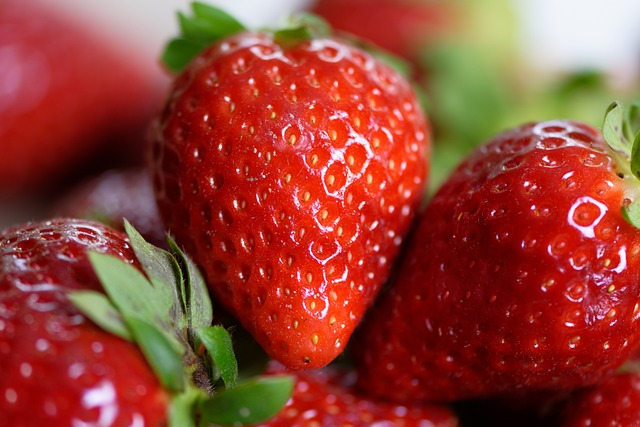
#> input picture opencv/source/strawberry.jpg, 640 x 427 px
$ python cv_histo.py
#> lines starting #> are read from the running program, lines starting #| are printed output that depends on the picture; after the words box and inside, x2 and y2 are one past the last pixel; in counts of white or black regions, pixels touching at a corner belong together
import cv2
import numpy as np

# 원본 이미지
image = cv2.imread("./source/strawberry.jpg")
#> image is the input picture: shape (427, 640, 3); mean B, G, R 52.1, 66.3, 149.9

# 이미지 너비와 높이 가져오기
height, width = image.shape[:2]
#> height = 427; width = 640
# 원본 이미지 흑백으로 변환
gray = cv2.cvtColor(image, cv2.COLOR_BGR2GRAY)
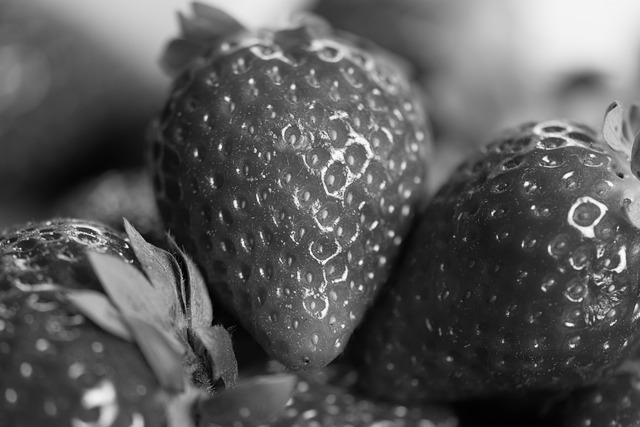
#> gray: shape (427, 640); min 1, max 255, mean 89.7

# 가로 세로 32x 32 픽셀에 RGB 색상 채널이 있다면, Numpy로 [32, 32, 3]차원의 배열을 생성
# uint8 - 데이터 타입을 값이 부호가 없는(unsigned) 8비트 정수(integer)가 되어 0~255 사이의 값을 나타냄
result = np.zeros((height, 256), dtype=np.uint8)

# 히스토그램 값 - 원본 매트릭스, 채널수, 이미지마스크, 히스토그램 크기, 색상값 범위
hist = cv2.calcHist([gray], [0], None, [256], [0, 256])
#> hist = 256 values, max 3164 at index 30, min 0 at index 0, mean 1067.5
# 값의 범위를 정규화(최소값 0 ~ 최대값 255로 변환)
cv2.normalize(hist, hist, 0, 255, cv2.NORM_MINMAX)

# 히스토그램 값을 갖고 값의 크기만큼 선이 길이를 정하고 선을 그림
for x, y in enumerate(hist):
    cv2.line(result, (x, height), (x, int(height-y[0])), 255)
#> this loop made 256 passes
#> y on passes 1 to 3: [0], [0.806], [56.58]
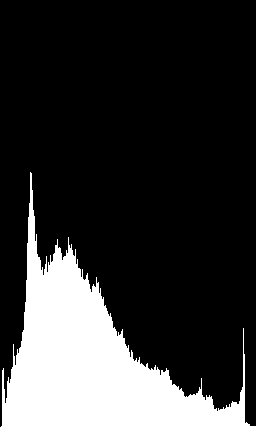
#> result: shape (427, 256); 20.3% white; 1 white region, box (x1, y1, x2, y2) and area: (1, 172, 256, 427) 22151

# 가로로 매트릭스(배열) 붙이기(스택 구조- 열을 만듬)
dst = np.hstack([image[:, :, 0], result])
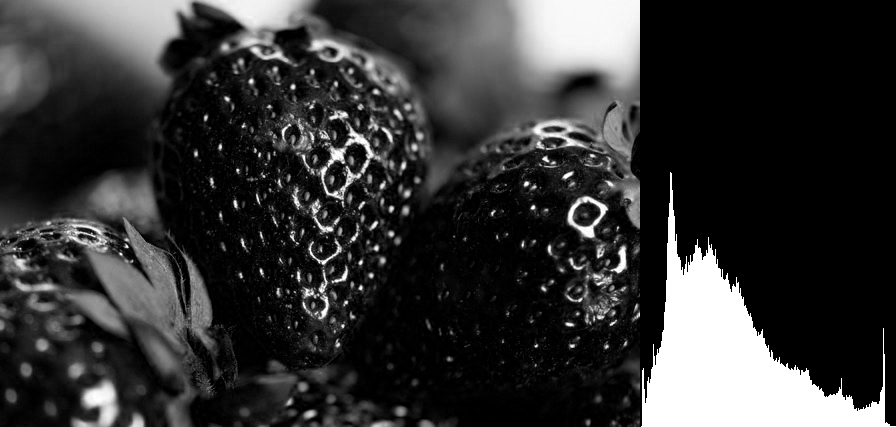
#> dst: shape (427, 896); min 0, max 255, mean 51.9
cv2.imshow("dst", dst)

# 사용자 입력이 들어오면 창을 모두 닫기
cv2.waitKey(0)
cv2.destroyAllWindows()

$ run again, with opencv/source/cat.jpg copied over opencv/source/strawberry.jpg
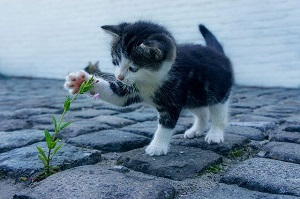
#> input picture opencv/source/cat.jpg, 300 x 199 px
#> image is the input picture: shape (199, 300, 3); mean B, G, R 151.2, 130.9, 108.3
#> hist = 256 values, max 701 at index 213, min 0 at index 0, mean 233.2
#> the loop `for x, y in enumerate(hist):` made 256 passes
#> y on passes 1 to 3: [0], [18.92], [29.1]
#> after the loop `for x, y in enumerate(hist):`:
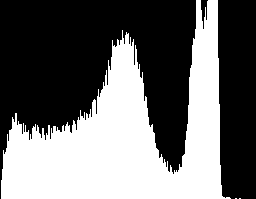
#> result: shape (199, 256); 42.1% white; 3 white regions (2 under 20 px), largest, box (x1, y1, x2, y2) and area: (1, 0, 231, 199) 21435
#> `dst = np.hstack([image[:, :, 0], result])`:
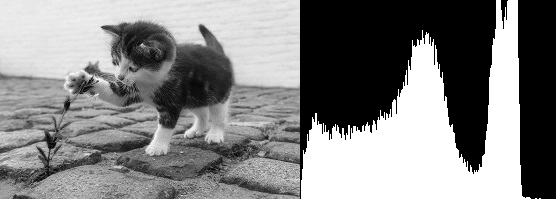
#> dst: shape (199, 556); min 0, max 255, mean 131

$ run again, with opencv/source/children.jpg copied over opencv/source/strawberry.jpg
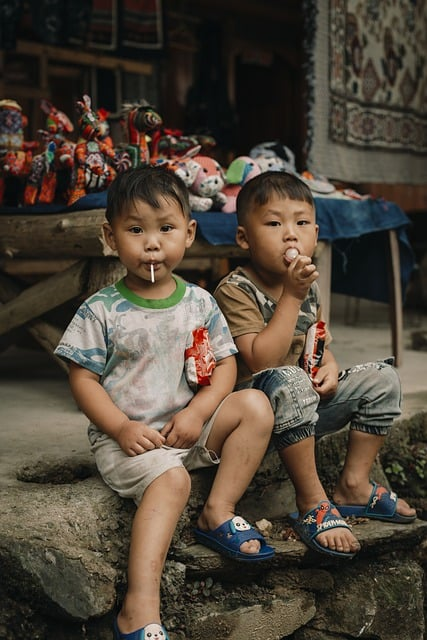
#> input picture opencv/source/children.jpg, 427 x 640 px
#> image is the input picture: shape (640, 427, 3); mean B, G, R 56.8, 69.1, 79.1
#> hist = 256 values, max 5965 at index 13, min 0 at index 244, mean 1067.5
#> the loop `for x, y in enumerate(hist):` made 256 passes
#> y on passes 1 to 3: [0.427], [1.62], [2.22]
#> after the loop `for x, y in enumerate(hist):`:
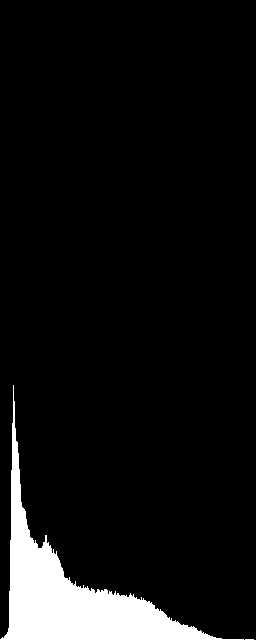
#> result: shape (640, 256); 7.2% white; 2 white regions (1 under 20 px), largest, box (x1, y1, x2, y2) and area: (0, 385, 244, 640) 11809
#> `dst = np.hstack([image[:, :, 0], result])`:
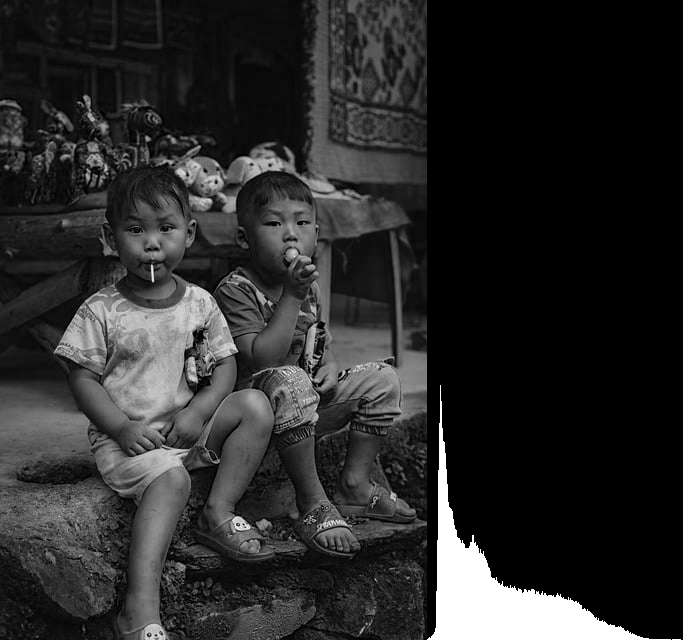
#> dst: shape (640, 683); min 0, max 255, mean 42.4

$ run again, with opencv/source/car1.png saved as opencv/source/strawberry.jpg
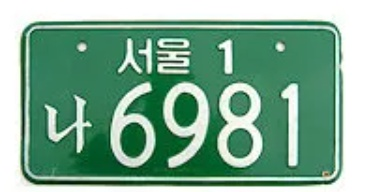
#> input picture opencv/source/car1.png, 367 x 192 px
#> image is the input picture: shape (192, 367, 3); mean B, G, R 145.4, 169.9, 125.6
#> hist = 256 values, max 10595 at index 255, min 0 at index 0, mean 275.2
#> the loop `for x, y in enumerate(hist):` made 256 passes
#> y on passes 1 to 3: [0], [0], [0]
#> after the loop `for x, y in enumerate(hist):`:
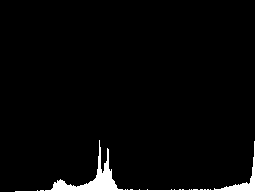
#> result: shape (192, 256); 3.6% white; 1 white region, box (x1, y1, x2, y2) and area: (15, 0, 256, 192) 1753
#> `dst = np.hstack([image[:, :, 0], result])`:
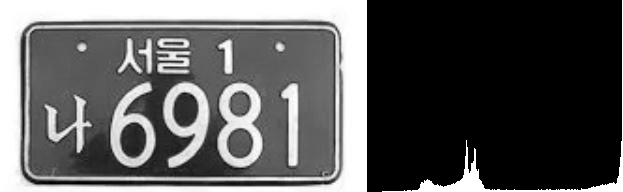
#> dst: shape (192, 623); min 0, max 255, mean 89.4
